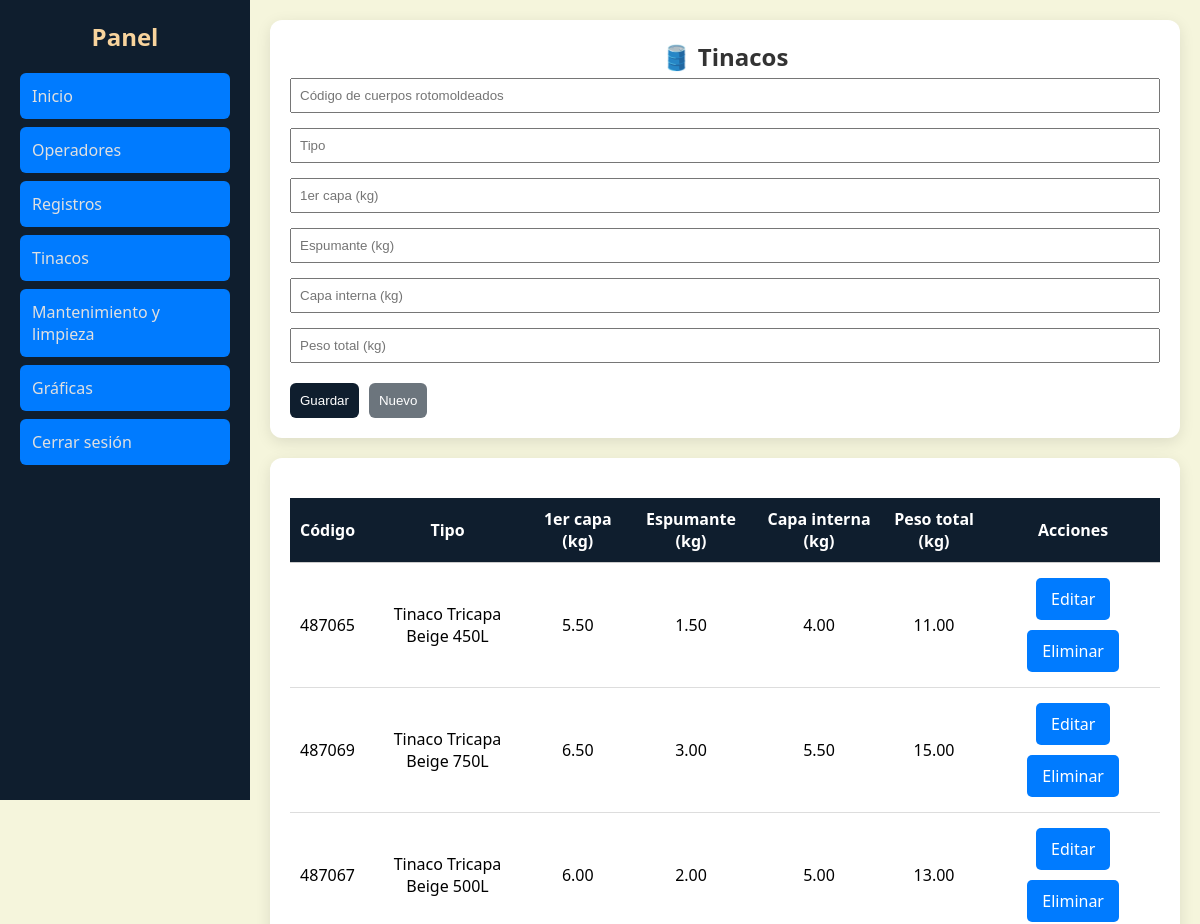
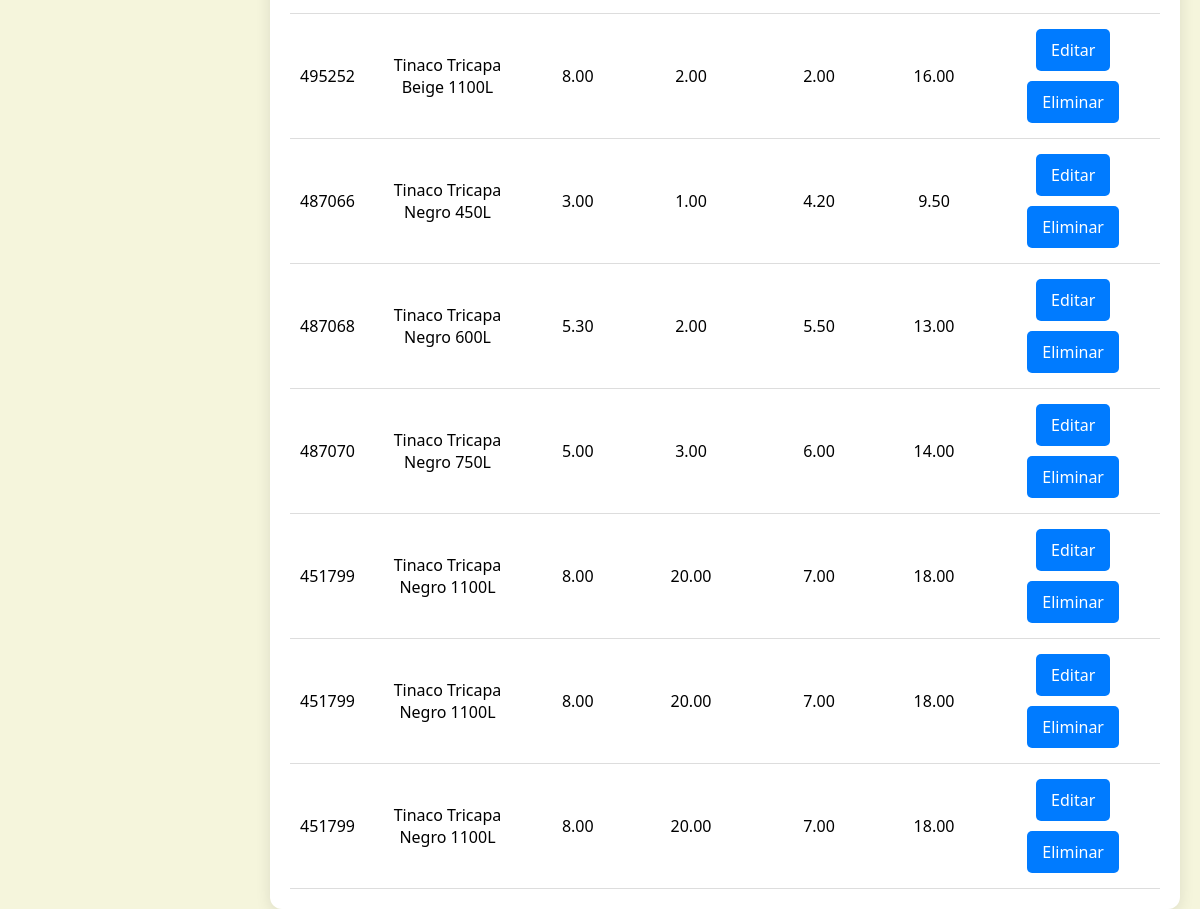
Page /ver_tinacos.php on the committed database (2 pictures, top to bottom).
### tables this page shows
CREATE TABLE `tinacos` (
  `id_tinaco` int(11) NOT NULL,
  `tipo` varchar(50) DEFAULT NULL,
  `capa1` decimal(6,2) DEFAULT NULL,
  `capa2` decimal(6,2) DEFAULT NULL,
  `capa3` decimal(6,2) DEFAULT NULL,
  `peso_total` decimal(6,2) DEFAULT NULL,
  `caracteristicas` text DEFAULT NULL,
  `codigo` varchar(50) DEFAULT NULL
);

### ver_tinacos.php (the view, shortened to what this page needs)
<link rel="stylesheet" href="estilos.css">
<?php
include("conexion.php");
$editar = false;
$res = $conn->query("SELECT * FROM tinacos");
?>
<link rel="stylesheet" href="dashboard.css">
<div class="sidebar">
    <h2>Panel</h2>
    <a href="supervisor.php">Inicio</a>
    <a href="ver_operadores.php">Operadores</a>
    <a href="ver_registros.php">Registros</a>
    <a href="ver_tinacos.php" class="active">Tinacos</a>
    <a href="mantenimiento.php">Mantenimiento y limpieza</a>
    <a href="graficas.php">Gráficas</a>
    <a href="logout.php">Cerrar sesión</a>
</div>
<div class="content">
<div class="card animar">
<h2>🛢️ Tinacos</h2>
<form method="POST" class="form-tinaco">
<input type="text" name="codigo" placeholder="Código de cuerpos rotomoldeados"
value="<?php echo $editar ? $edit['codigo'] : ''; ?>" required>
<input type="text" name="tipo" placeholder="Tipo"
value="<?php echo $editar ? $edit['tipo'] : ''; ?>" required>
<input type="number" step="0.01" name="capa1" placeholder="1er capa (kg)"
value="<?php echo $editar ? $edit['capa1'] : ''; ?>">
<input type="number" step="0.01" name="capa2" placeholder="Espumante (kg)"
value="<?php echo $editar ? $edit['capa2'] : ''; ?>">
<input type="number" step="0.01" name="capa3" placeholder="Capa interna (kg)"
value="<?php echo $editar ? $edit['capa3'] : ''; ?>">
<input type="number" step="0.01" name="peso" placeholder="Peso total (kg)"
value="<?php echo $editar ? $edit['peso_total'] : ''; ?>">
<div class="botones">
<?php if($editar){ ?>
<button name="actualizar" class="btn-guardar">Actualizar</button>
<?php } else { ?>
<button name="guardar" class="btn-guardar">Guardar</button>
<?php } ?>
<button type="button" onclick="limpiarFormulario()" class="btn-nuevo">Nuevo</button>
</div>
</form>
</div>
<div class="card animar">
<table class="tabla-tinacos">
<tr>
<th>Código</th>
<th>Tipo</th>
<th>1er capa (kg)</th>
<th>Espumante (kg)</th>
<th>Capa interna (kg)</th>
<th>Peso total (kg)</th>
<th>Acciones</th>
</tr>
<?php while($fila = $res->fetch_assoc()){ ?>
<tr>
<td><?php echo $fila['codigo']; ?></td>
<td><?php echo $fila['tipo']; ?></td>
<td><?php echo $fila['capa1']; ?></td>
<td><?php echo $fila['capa2']; ?></td>
<td><?php echo $fila['capa3']; ?></td>
<td><?php echo $fila['peso_total']; ?></td>
<td>
<a href="?editar=<?php echo $fila['id_tinaco']; ?>" class="btn-editar">Editar</a>
<a href="?eliminar=<?php echo $fila['id_tinaco']; ?>" class="btn-eliminar"
onclick="return confirm('¿Seguro que deseas eliminar este registro?')">Eliminar</a>
</td>
</tr>
<?php } ?>
</table>
</div>
</div>

### conexion.php (shortened to what this page needs)
<link rel="stylesheet" href="estilos.css">

### estilos.css (style rules this page uses)
h2 { text-align: center; color: #333; }
a { display: inline-block; padding: 10px 15px; background: #007BFF; color: white; text-decoration: none; border-radius: 5px; margin: 5px; }
table { width: 100%; border-collapse: collapse; margin-top: 20px; }
th,td { padding: 10px; text-align: center; border-bottom: 1px solid #ccc; }
th { background: #007BFF; color: white; }
input, select { padding: 8px; width: 100%; margin-top: 5px; margin-bottom: 10px; }
button { background: #28a745; color: white; padding: 10px; border: none; border-radius: 5px; cursor: pointer; }

### dashboard.css (style rules this page uses)
* { margin:0; padding:0; box-sizing:border-box; }
.sidebar { width:250px; height:100vh; background:#0f1e2e; color:white; padding:20px; position:fixed; left:0; top:0; transition:0.3s; }
.sidebar h2 { text-align:center; color:#f8d49d; margin-bottom:20px; }
.sidebar a { display:block; padding:12px; margin:8px 0; color:#e0e0e0; text-decoration:none; border-radius:6px; }
.content { margin-left:250px; padding:20px; width:100%; }
.card { background:white; padding:20px; border-radius:12px; box-shadow:0 4px 15px rgba(0,0,0,0.1); margin-bottom:20px; }
table { width:100%; border-collapse:collapse; }
th { background:#0f1e2e; color:white; padding:10px; }
td { padding:10px; border-bottom:1px solid #ddd; text-align:center; }
.botones { display:flex; gap:10px; margin-top:10px; flex-wrap:wrap; }
.btn-guardar { background:#0f1e2e; color:white; padding:10px; border:none; border-radius:6px; cursor:pointer; }
.btn-nuevo { background:#6c757d; color:white; padding:10px; border:none; border-radius:6px; cursor:pointer; }
.botones { display:flex; gap:10px; margin-top:10px; }

### rows in the picture
tinacos: codigo "487065", tipo "Tinaco Tricapa Beige 450L", capa1 "5.50", capa2 "1.50", capa3 "4.00", peso_total "11.00"
tinacos: codigo "487069", tipo "Tinaco Tricapa Beige 750L", capa1 "6.50", capa2 "3.00", capa3 "5.50", peso_total "15.00"
tinacos: codigo "487067", tipo "Tinaco Tricapa Beige 500L", capa1 "6.00", capa2 "2.00", capa3 "5.00", peso_total "13.00"
tinacos: codigo "495252", tipo "Tinaco Tricapa Beige 1100L", capa1 "8.00", capa2 "2.00", capa3 "2.00", peso_total "16.00"
tinacos: codigo "487066", tipo "Tinaco Tricapa Negro 450L", capa1 "3.00", capa2 "1.00", capa3 "4.20", peso_total "9.50"
tinacos: codigo "487068", tipo "Tinaco Tricapa Negro 600L", capa1 "5.30", capa2 "2.00", capa3 "5.50", peso_total "13.00"
tinacos: codigo "487070", tipo "Tinaco Tricapa Negro 750L", capa1 "5.00", capa2 "3.00", capa3 "6.00", peso_total "14.00"
tinacos: codigo "451799", tipo "Tinaco Tricapa Negro 1100L", capa1 "8.00", capa2 "20.00", capa3 "7.00", peso_total "18.00"
tinacos: codigo "451799", tipo "Tinaco Tricapa Negro 1100L", capa1 "8.00", capa2 "20.00", capa3 "7.00", peso_total "18.00"
tinacos: codigo "451799", tipo "Tinaco Tricapa Negro 1100L", capa1 "8.00", capa2 "20.00", capa3 "7.00", peso_total "18.00"
